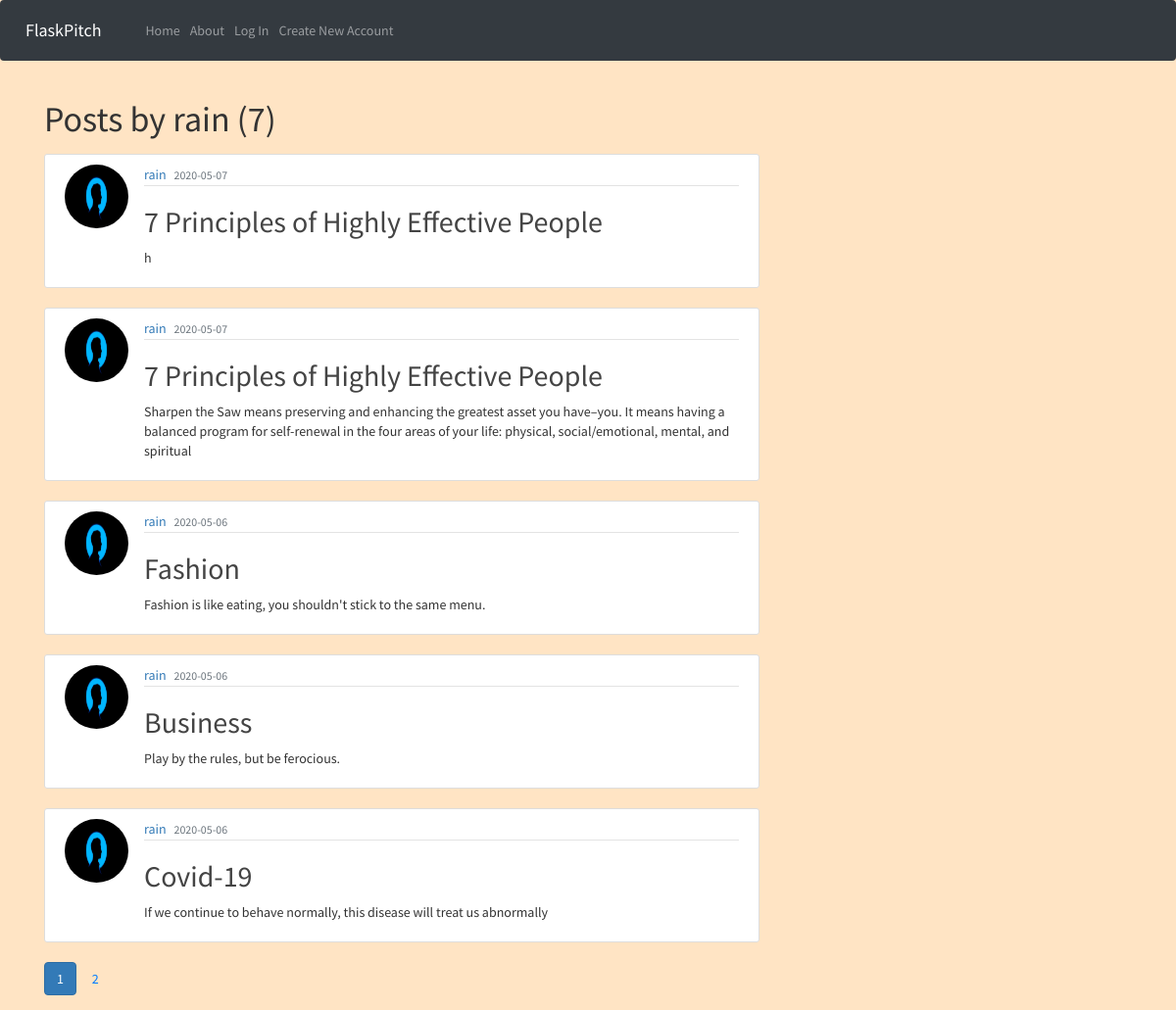
/user/rain, run on an earlier commit of the app's database.
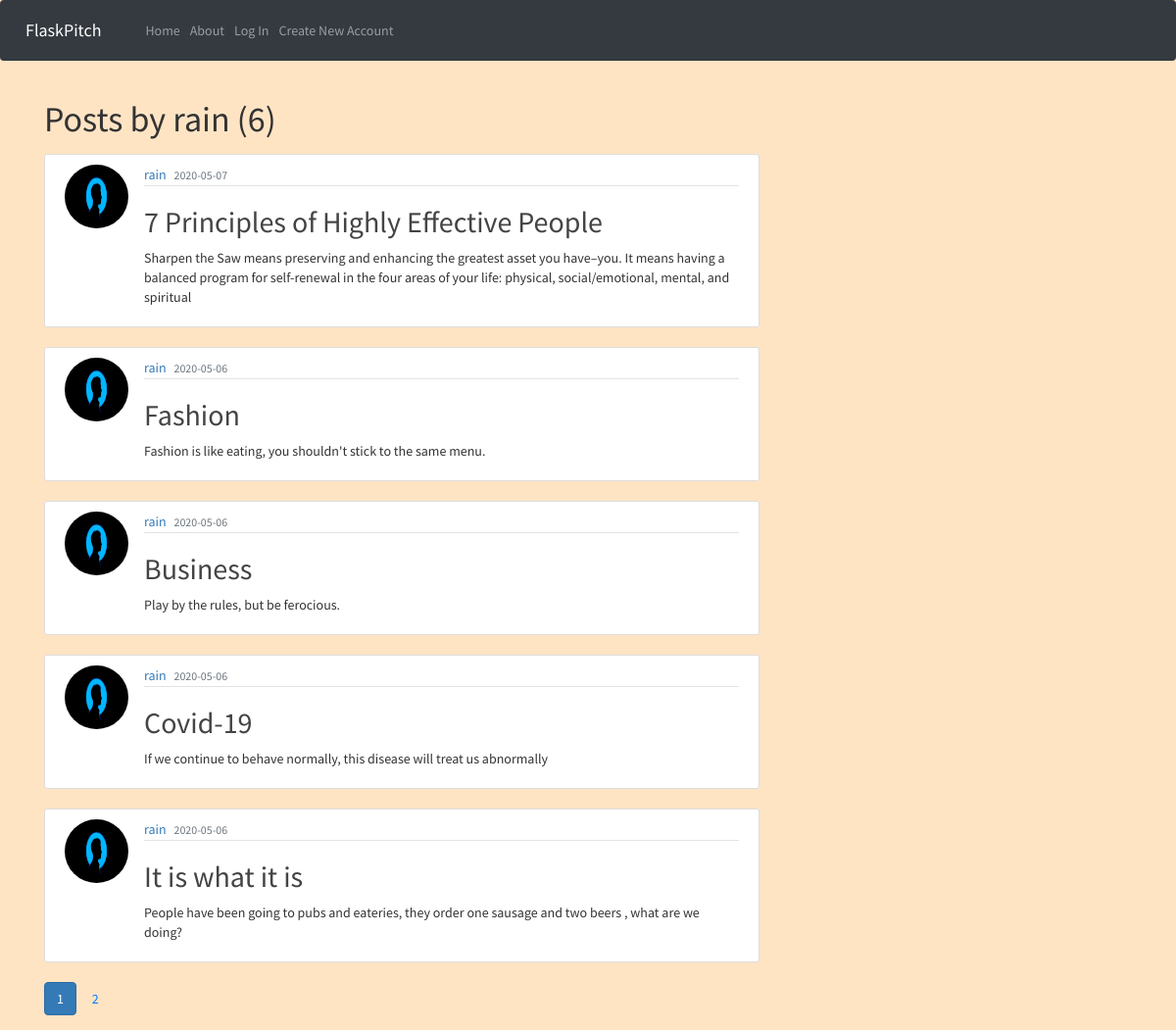
And on a later commit of the database.
### app/models.py (models this page shows, shortened)
class Post(db.Model):
    id = db.Column(db.Integer, primary_key = True)
    title = db.Column(db.String(100), nullable = False)
    date_posted = db.Column(db.DateTime, nullable = False, default = datetime.utcnow)
    content = db.Column(db.Text, nullable =False)
    user_id = db.Column(db.Integer, db.ForeignKey('user.id'), nullable = False)

class User(db.Model, UserMixin):
    id = db.Column(db.Integer, primary_key = True)
    username = db.Column(db.String(20), unique= True, nullable = False )
    email = db.Column(db.String(120), unique= True, nullable = False )
    image_file = db.Column(db.String(20), nullable = False, default = 'default.jpeg' )
    password = db.Column(db.String(60), nullable = False )
    posts = db.relationship('Post', backref = 'author', lazy = True)

### app/users/views.py (the view)
@users.route("/user/<string:username>")
def user_posts(username):
    page = request.args.get('page', 1, type=int)
    user = User.query.filter_by(username=username).first_or_404()
    posts = Post.query.filter_by(author=user)\
        .order_by(Post.date_posted.desc())\
        .paginate(page = page, per_page=5)
    return render_template('users.html', posts = posts, user = user)

### app/templates/users.html
{% extends 'index.html' %}
{% block content %}
<h1 class="mb-3">Posts by {{ user.username }} ({{ posts.total }})</h1>
{% for post in posts.items %}
<article class="media content-section">
    <img class="rounded-circle article-img"
        src="{{ url_for('static', filename='css/images/' + post.author.image_file) }}">
    <div class="media-body">
        <div class="article-metadata">
            <a class="mr-2"
                href="{{ url_for('users.user_posts', username=post.author.username) }}">{{ post.author.username }}</a>
            <small class="text-muted">{{ post.date_posted.strftime('%Y-%m-%d') }}</small>
        </div>
        <h2><a class="article-title" href="{{ url_for('posts.post', post_id=post.id) }}">{{ post.title }}</a></h2>
        <p class="article-content">{{ post.content }}</p>
    </div>
</article>
{% endfor %}
{% for page_num in posts.iter_pages(left_edge=1, right_edge=1, left_current=1, right_current=2) %}
{% if page_num %}
{% if posts.page == page_num %}
<a class="btn btn-primary mb-4"
    href="{{ url_for('users.user_posts', username=user.username, page=page_num) }}">{{ page_num }}</a>
{% else %}
<a class="btn btn-outline-primary mb-4"
    href="{{ url_for('users.user_posts', username=user.username, page=page_num) }}">{{ page_num }}</a>
{% endif %}
{% else %}
...
{% endif %}
{% endfor %}
{% endblock %}

What changed in the data, as far as the page shows it:
removed Post: image_file (placeholder picture), author.username "rain", date_posted "2020-05-07", title "7 Principles of Highly Effective People", content "h"
now on this page (row unchanged): Post: image_file (placeholder picture), author.username "rain", date_posted "2020-05-06", title "It is what it is", content "People have been going to pubs and eateries, they order one sausage and two beers , what are we doing?"
Also different on the page:
{{ posts.total }}: "7" → "6"
